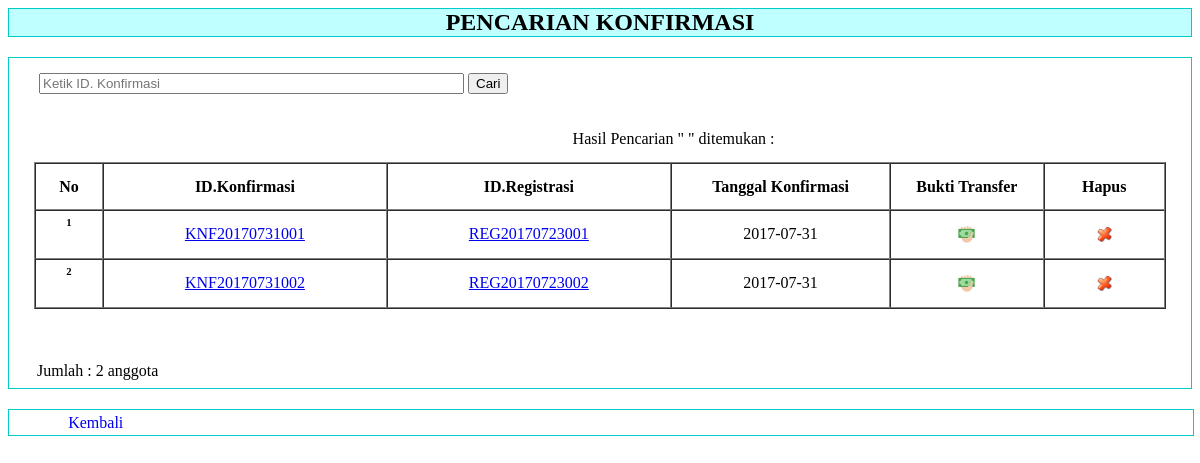
/admin/konfirmasi_cari.php, run on the app's committed database.
### tables this page shows
CREATE TABLE IF NOT EXISTS `tb_konfirmasi` (
  `id_konfirmasi` varchar(14) NOT NULL,
  `id_registrasi` varchar(14) NOT NULL,
  `tgl_konfirmasi` date NOT NULL,
  `nominal` int(10) NOT NULL,
  `bank` varchar(30) NOT NULL,
  `no_rekening` varchar(20) NOT NULL,
  `atas_nama` varchar(30) NOT NULL,
  `bukti_transfer` varchar(60) NOT NULL,
  PRIMARY KEY (`id_konfirmasi`),
  UNIQUE KEY `id_registrasi` (`id_registrasi`),
  UNIQUE KEY `id_registrasi_2` (`id_registrasi`),
  UNIQUE KEY `id_registrasi_3` (`id_registrasi`),
  UNIQUE KEY `id_registrasi_4` (`id_registrasi`)
);

### admin/konfirmasi_cari.php (the view, shortened to what this page needs)
<link rel="stylesheet" type="text/css" href="../artikelcss.css">
<div id="judul">PENCARIAN KONFIRMASI</div>
<div id="tabel">
<div align="left">
  <table width="100%" height="94" align="center" cellspacing="0" cellpadding="5" border="0">
    <thead align="center">
      <tr>
        <td colspan="2"><form action="?page=konfirmasi_cari" method="post">
          <div align="left"><strong><a style="text-decoration: none; color: #000;" href="?page=buku_input"  ></a></strong>
            <input type="text" name="cari" size="50" placeholder="Ketik ID. Konfirmasi" required="required"/>
            <input type="submit" name="button" id="submit" value="Cari" />
            </div>
        </form></td>
        <td height="47">&nbsp;</td>
      </tr>
      <tr>
        <td width="28%">&nbsp;</td>
        <td width="57%">Hasil Pencarian &quot; <?php echo $_POST['cari'] ;?> &quot; ditemukan :</td>
        <td width="15%" height="47">&nbsp;</td>
        </tr>
      </thead>
  </table>
</div>
<table width="100%" height="85" align="center" cellspacing="0" cellpadding="5" border="1">
  <thead align="center">
    <tr>
      <td height="47"><strong>No</strong></td>
      <td><strong>ID.Konfirmasi</strong></td>
      <td><strong>ID.Registrasi</strong></td>
      <td><strong>Tanggal Konfirmasi</strong></td>
      <td><strong>Bukti Transfer</strong></td>
      <td><strong>Hapus</strong></td>
    </tr>
  </thead>
          <?php
		   		$cari = $_POST['cari'];
				$query = "SELECT * FROM tb_konfirmasi where id_konfirmasi like '%$cari%'";
				$sql = mysql_query($query);
				$total = mysql_num_rows($sql);
				$no = 1;
				while ($data=mysql_fetch_array($sql)) {
			?>
  <tbody align="center">
    <tr>
      <td width="10" height="36"><h6><?php echo $no; ?></h6></td>
      <td width="90"><a href="?page=konfirmasi_detail&amp;id_konfirmasi=<?php echo $data['id_konfirmasi'];?>"><?php echo $data['id_konfirmasi']; ?></a></td>
      <td width="50"><a href="?page=reg_detail_user&amp;id_registrasi=<?php echo $data['id_registrasi'];?>"><?php echo $data['id_registrasi']; ?></a></td>
      <td width="90"><?php echo $data['tgl_konfirmasi']; ?></td>
      <td width="10"><a style="text-decoration: none;" href="<?php echo $data['bukti_transfer']; ?>"<?php echo $data['id_konfirmasi']; ?>" target="new"><img src="../images/uang.png"/ width="17px" height="17px" /></a></td>
      <td width="10"><a href="?page=konfirmasi_hapus&amp;id_konfirmasi=<?php echo $data['id_konfirmasi']; ?>" onclick="return confirm('Anda yakin ingin menghapus data konfirmasi <?php echo $data['id_konfirmasi']; ?> ?')"><img src="../images/hapus.png"/ width="15px" height="15px" /></a></td>
    </tr>
    <?php $no++; } ?>
  </tbody>
</table>
<p>&nbsp;</p>
<table width="100%" style="border:0px solid #9cc;">
  <tr>
    <td width="50%">Jumlah : <?php echo $total; ?> anggota</td>
  </tr>
</table>
</div>
<div id="back"> <a style="text-decoration: none"; href="index.php?page=user_data">Kembali</a> </div>

### artikelcss.css (style rules this page uses)
#tabel { height: auto; width: auto; border: 1px solid #0CC; padding: 10px 25px 5px; text-align: left; }
#judul { border: 1px solid #0cc; text-align: center; font-weight: bold; font-size: 24px; margin-bottom: 20px; background-color: #BFFFFF; }
#back { height: 25px; width: 95%; margin-top: 20px; border: 1px solid #0cc; padding-left: 5%; line-height: 25px; }

### data on the page
tb_konfirmasi: id_konfirmasi "KNF20170731001", id_registrasi "REG20170723001", tgl_konfirmasi "2017-07-31"
tb_konfirmasi: id_konfirmasi "KNF20170731002", id_registrasi "REG20170723002", tgl_konfirmasi "2017-07-31"

### other printed values
$total "2"
